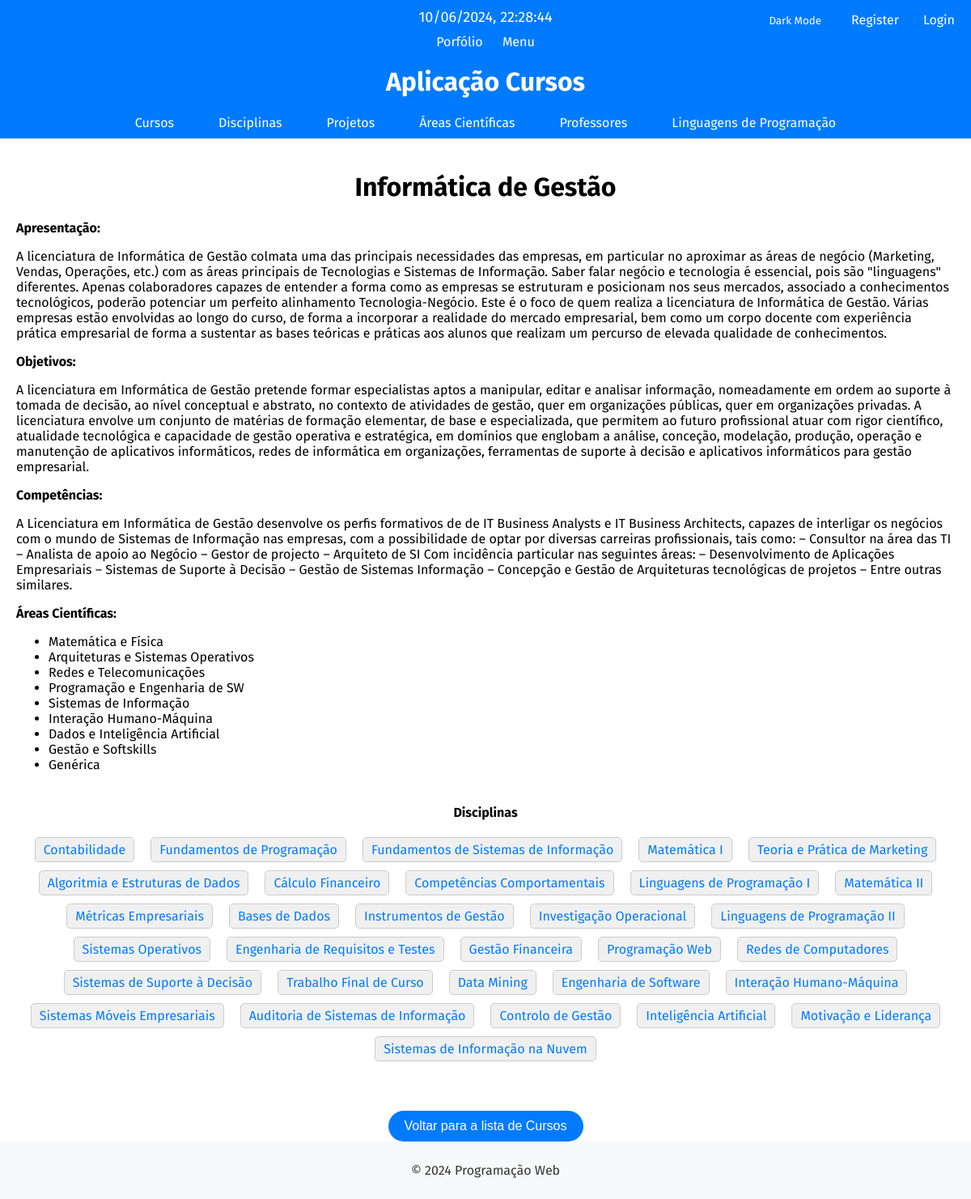
/cursos/6/, run on the app's committed database.
### curso/models.py (models this page shows, shortened)
class Course(models.Model):
    name = models.CharField(max_length=255)
    presentation = models.TextField()
    objectives = models.TextField()
    competences = models.TextField()
    scientific_areas = models.ManyToManyField(ScientificArea, related_name='courses')
    disciplines = models.ManyToManyField(Discipline, related_name='courses')

class ScientificArea(models.Model):
    name = models.CharField(max_length=255)

class Discipline(models.Model):
    name = models.CharField(max_length=255)
    year = models.IntegerField()
    semester = models.CharField(max_length=20)
    ects = models.IntegerField()
    curricularIUnitReadableCode = models.CharField(max_length=20)
    scientific_area = models.ForeignKey(ScientificArea, on_delete=models.CASCADE, related_name='disciplines')
    projects = models.ManyToManyField('Project', related_name='disciplines', blank=True)
    teachers = models.ManyToManyField('Teacher', related_name='disciplines')

### curso/views.py (the view)
# urls.py: path('<int:curso_id>/', views.curso_page, name='curso'), #editar e apagar curso
def curso_page(request, curso_id):
    curso = Course.objects.get(pk=curso_id)
    disciplinas = curso.disciplines.all()
    return render(request, 'curso/curso.html', {'curso': curso, 'disciplinas': disciplinas, 'is_editor': is_editor_curso(request.user)})

### curso/views.py (called while the page is built)
def is_editor_curso(user):
    return user.groups.filter(name='editor_curso').exists()

### curso/templates/curso/curso.html (shortened to what this page needs)
{% extends 'curso/layout.html' %}
{% block content %}
<body>
    <div>
        <h1>{{ curso.name }}</h1>
        <p><strong>Apresentação:</strong></p>
        <p>{{ curso.presentation }}</p>
        <p><strong>Objetivos:</strong></p>
        <p>{{ curso.objectives }}</p>
        <p><strong>Competências:</strong></p>
        <p>{{ curso.competences }}</p>
        <p><strong>Áreas Científicas:</strong></p>
        <ul>
            {% for areaCientifica in curso.scientific_areas.all %}
                <li>{{ areaCientifica.name }}</li>
            {% endfor %}
        </ul>
    </div>
    <div style="margin-top: 40px; text-align: center;">
       <p><strong>Disciplinas</strong></p>
    </div>
        <ul class="lista-item">
            {% for disciplina in disciplinas %}
                <li><a href="{% url 'disciplina' course_id=curso.id discipline_id=disciplina.id %}">{{ disciplina.name }}</a></li>
            {% endfor %}
        </ul>
    </div>
    <div class="button-container">
        <a href="{% url 'cursos' %}">
            <button>Voltar para a lista de Cursos</button>
        </a>
    </div>
</body>
{% endblock %}

### curso/static/curso/estilos.css (style rules this page uses)
body { font-family: 'Fira Sans', sans-serif; font-optical-sizing: auto; margin: 0; padding: 0; display: flex; flex-direction: column; min-height: 100vh; }
.button-container { display: flex; justify-content: center; gap: 10px; margin-top: 20px; }
.button-container button { padding: 10px 20px; font-size: 16px; background-color: #007bff; color: #fff; border: none; border-radius: 20px; cursor: pointer; transition: background-color 0.3s ease; }
.lista-item { list-style-type: none; padding: 0; display: flex; flex-wrap: wrap; justify-content: center; }
.lista-item li { margin: 5px 10px; padding: 5px 10px; background-color: #f0f0f0; border: 1px solid #ccc; border-radius: 5px; white-space: nowrap; }
.lista-item li a { text-decoration: none; color: #007bff; }
h1 { text-align: center; }

### data on the page
Course: name "Informática de Gestão", presentation "A licenciatura de Informática de Gestão colmata uma das principais necessidades das empresas, em particular no aproximar as áreas de negócio (Marketing, Vendas, Operações, etc.) com as áreas principais de Tecnologias e Sistemas de Informação. Saber falar negócio e tecnologia é essencial, pois são \"linguagens\" diferentes. Apenas colaboradores capazes de entender a forma como as empresas se estruturam e posicionam nos seus mercados, associado a conhecimentos tecnológicos, poderão potenciar um perfeito alinhamento Tecnologia-Negócio. Este é o foco de quem realiza a licenciatura de Informática de Gestão. Várias empresas estão envolvidas ao longo do curso, de forma a incorporar a realidade do…", objectives "A licenciatura em Informática de Gestão pretende formar especialistas aptos a manipular, editar e analisar informação, nomeadamente em ordem ao suporte à tomada de decisão, ao nível conceptual e abstrato, no contexto de atividades de gestão, quer em organizações públicas, quer em organizações privadas. A licenciatura envolve um conjunto de matérias de formação elementar, de base e especializada, que permitem ao futuro profissional atuar com rigor científico, atualidade tecnológica e capacidade de gestão operativa e estratégica, em domínios que englobam a análise, conceção, modelação, produção, operação e manutenção de aplicativos informáticos, redes de informática em organizações,…", competences "A Licenciatura em Informática de Gestão desenvolve os perfis formativos de de IT Business Analysts e IT Business Architects, capazes de interligar os negócios com o mundo de Sistemas de Informação nas empresas, com a possibilidade de optar por diversas carreiras profissionais, tais como: – Consultor na área das TI – Analista de apoio ao Negócio – Gestor de projecto – Arquiteto de SI Com incidência particular nas seguintes áreas: – Desenvolvimento de Aplicações Empresariais – Sistemas de Suporte à Decisão – Gestão de Sistemas Informação – Concepção e Gestão de Arquiteturas tecnológicas de projetos – Entre outras similares."
ScientificArea: name "Matemática e Física"
ScientificArea: name "Arquiteturas e Sistemas Operativos"
ScientificArea: name "Redes e Telecomunicações"
ScientificArea: name "Programação e Engenharia de SW"
ScientificArea: name "Sistemas de Informação"
ScientificArea: name "Interação Humano-Máquina"
ScientificArea: name "Dados e Inteligência Artificial"
ScientificArea: name "Gestão e Softskills"
ScientificArea: name "Genérica"
Discipline: name "Contabilidade"
Discipline: name "Fundamentos de Programação"
Discipline: name "Fundamentos de Sistemas de Informação"
Discipline: name "Matemática I"
Discipline: name "Teoria e Prática de Marketing"
Discipline: name "Algoritmia e Estruturas de Dados"
Discipline: name "Cálculo Financeiro"
Discipline: name "Competências Comportamentais"
Discipline: name "Linguagens de Programação I"
Discipline: name "Matemática II"
Discipline: name "Métricas Empresariais"
Discipline: name "Bases de Dados"
Discipline: name "Instrumentos de Gestão"
Discipline: name "Investigação Operacional"
Discipline: name "Linguagens de Programação II"
Discipline: name "Sistemas Operativos"
Discipline: name "Engenharia de Requisitos e Testes"
Discipline: name "Gestão Financeira"
Discipline: name "Programação Web"
Discipline: name "Redes de Computadores"
Discipline: name "Sistemas de Suporte à Decisão"
Discipline: name "Trabalho Final de Curso"
Discipline: name "Data Mining"
Discipline: name "Engenharia de Software"
Discipline: name "Interação Humano-Máquina"
Discipline: name "Sistemas Móveis Empresariais"
Discipline: name "Auditoria de Sistemas de Informação"
Discipline: name "Controlo de Gestão"
Discipline: name "Inteligência Artificial"
Discipline: name "Motivação e Liderança"
Discipline: name "Sistemas de Informação na Nuvem"
